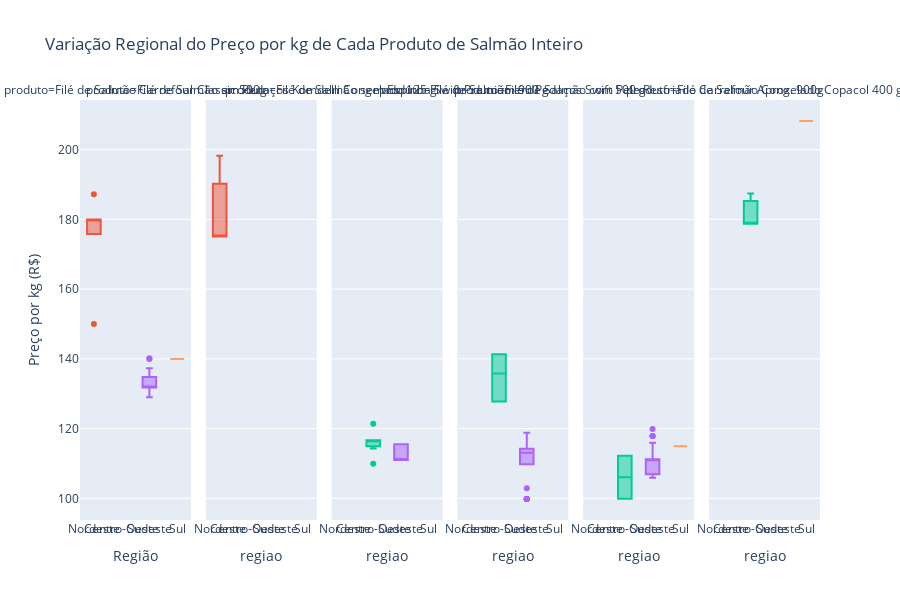

Notebook code cell kept with this figure:
### Code cell
fig = px.box(
    data_3,
    x='regiao',
    y='preco/kg',
    color='regiao',
    facet_col='produto',
    category_orders={'regiao': ['Norte', 'Nordeste', 'Centro-Oeste', 'Sudeste', 'Sul']},
    title='Variação Regional do Preço por kg de Cada Produto de Salmão Inteiro',
    height=600
)

fig.update_layout(
    xaxis_title='Região',
    yaxis_title='Preço por kg (R$)',
    showlegend=False
)

fig.update_xaxes(tickangle=0)
fig.show()

### Figure 1 — Plotly figure (JSON) as saved in the notebook; plotly's stock layout.template omitted (floating-point values rounded to 4 significant figures)
{"data": [{"alignmentgroup": "True", "hovertemplate": "regiao=%{x}<br>produto=Filé de Salmão Carrefour Classic 500g<br>preco/kg=%{y}<extra></extra>", "legendgroup": "Nordeste", "marker": {"color": "#EF553B"}, "name": "Nordeste", "notched": false, "offsetgroup": "Nordeste", "orientation": "v", "showlegend": true, "type": "box", "x": ["Nordeste", "Nordeste", "Nordeste", "Nordeste", "Nordeste", "Nordeste"], "x0": " ", "xaxis": "x", "y": [187.2, 180.0, 175.8, 150.0, 180.0, 180.0], "y0": " ", "yaxis": "y"}, {"alignmentgroup": "True", "hovertemplate": "regiao=%{x}<br>produto=Filé de Salmão em Pedaços Komdelli Congelado 125 g<br>preco/kg=%{y}<extra></extra>", "legendgroup": "Nordeste", "marker": {"color": "#EF553B"}, "name": "Nordeste", "notched": false, "offsetgroup": "Nordeste", "orientation": "v", "showlegend": false, "type": "box", "x": ["Nordeste", "Nordeste", "Nordeste", "Nordeste", "Nordeste", "Nordeste", "Nordeste", "Nordeste", "Nordeste"], "x0": " ", "xaxis": "x2", "y": [198.2, 190.2, 175.1, 175.1, 175.1, 175.1, 175.1, 190.2, 190.2], "y0": " ", "yaxis": "y2"}, {"alignmentgroup": "True", "hovertemplate": "regiao=%{x}<br>produto=Filé de Salmão sem Espinha Swift Premium 900 g<br>preco/kg=%{y}<extra></extra>", "legendgroup": "Centro-Oeste", "marker": {"color": "#00cc96"}, "name": "Centro-Oeste", "notched": false, "offsetgroup": "Centro-Oeste", "orientation": "v", "showlegend": true, "type": "box", "x": ["Centro-Oeste", "Centro-Oeste", "Centro-Oeste", "Centro-Oeste", "Centro-Oeste", "Centro-Oeste", "Centro-Oeste"], "x0": " ", "xaxis": "x3", "y": [116.7, 116.7, 116.7, 116.7, 121.4, 109.9, 114.3], "y0": " ", "yaxis": "y3"}, {"alignmentgroup": "True", "hovertemplate": "regiao=%{x}<br>produto=Filé de Salmão em Pedaços Swift 500 g<br>preco/kg=%{y}<extra></extra>", "legendgroup": "Centro-Oeste", "marker": {"color": "#00cc96"}, "name": "Centro-Oeste", "notched": false, "offsetgroup": "Centro-Oeste", "orientation": "v", "showlegend": false, "type": "box", "x": ["Centro-Oeste", "Centro-Oeste", "Centro-Oeste", "Centro-Oeste", "Centro-Oeste", "Centro-Oeste"], "x0": " ", "xaxis": "x4", "y": [141.3, 135.8, 135.8, 141.3, 127.8, 127.8], "y0": " ", "yaxis": "y4"}, {"alignmentgroup": "True", "hovertemplate": "regiao=%{x}<br>produto=Filé de Salmão com Pele Resfriado Carrefour Aprox. 900g<br>preco/kg=%{y}<extra></extra>", "legendgroup": "Centro-Oeste", "marker": {"color": "#00cc96"}, "name": "Centro-Oeste", "notched": false, "offsetgroup": "Centro-Oeste", "orientation": "v", "showlegend": false, "type": "box", "x": ["Centro-Oeste", "Centro-Oeste"], "x0": " ", "xaxis": "x5", "y": [112.2, 99.9], "y0": " ", "yaxis": "y5"}, {"alignmentgroup": "True", "hovertemplate": "regiao=%{x}<br>produto=Filé de Salmão Congelado Copacol 400 g<br>preco/kg=%{y}<extra></extra>", "legendgroup": "Centro-Oeste", "marker": {"color": "#00cc96"}, "name": "Centro-Oeste", "notched": false, "offsetgroup": "Centro-Oeste", "orientation": "v", "showlegend": false, "type": "box", "x": ["Centro-Oeste", "Centro-Oeste", "Centro-Oeste"], "x0": " ", "xaxis": "x6", "y": [187.4, 178.8, 178.8], "y0": " ", "yaxis": "y6"}, {"alignmentgroup": "True", "hovertemplate": "regiao=%{x}<br>produto=Filé de Salmão Carrefour Classic 500g<br>preco/kg=%{y}<extra></extra>", "legendgroup": "Sudeste", "marker": {"color": "#ab63fa"}, "name": "Sudeste", "notched": false, "offsetgroup": "Sudeste", "orientation": "v", "showlegend": true, "type": "box", "x": ["Sudeste", "Sudeste", "Sudeste", "Sudeste", "Sudeste", "Sudeste", "Sudeste", "Sudeste", "Sudeste", "Sudeste", "Sudeste", "Sudeste", "Sudeste", "Sudeste", "Sudeste", "Sudeste", "Sudeste", "Sudeste", "Sudeste", "Sudeste", "Sudeste", "Sudeste", "Sudeste", "Sudeste", "Sudeste", "Sudeste", "Sudeste", "Sudeste", "Sudeste", "Sudeste", "Sudeste", "Sudeste"], "x0": " ", "xaxis": "x", "y": [134.8, 140.0, 132.0, 132.0, 140.2, 132.0, 132.0, 132.0, 132.0, 132.0, 132.0, 132.0, 131.8, 131.8, 131.8, 134.8, 131.8, 129.0, 129.0, 137.3, 132.0, 131.8, 129.0, 129.0, 132.0, 132.0, 137.1, 137.3, 137.3, 131.8, 134.8, 134.8], "y0": " ", "yaxis": "y"}, {"alignmentgroup": "True", "hovertemplate": "regiao=%{x}<br>produto=Filé de Salmão sem Espinha Swift Premium 900 g<br>preco/kg=%{y}<extra></extra>", "legendgroup": "Sudeste", "marker": {"color": "#ab63fa"}, "name": "Sudeste", "notched": false, "offsetgroup": "Sudeste", "orientation": "v", "showlegend": false, "type": "box", "x": ["Sudeste", "Sudeste", "Sudeste", "Sudeste", "Sudeste", "Sudeste", "Sudeste", "Sudeste", "Sudeste", "Sudeste", "Sudeste", "Sudeste", "Sudeste", "Sudeste", "Sudeste", "Sudeste", "Sudeste", "Sudeste", "Sudeste", "Sudeste", "Sudeste", "Sudeste", "Sudeste", "Sudeste", "Sudeste", "Sudeste", "Sudeste", "Sudeste", "Sudeste", "Sudeste", "Sudeste", "Sudeste", "Sudeste", "Sudeste", "Sudeste"], "x0": " ", "xaxis": "x3", "y": [111.0, 111.0, 111.0, 111.0, 111.0, 111.0, 115.5, 115.5, 115.5, 115.5, 115.5, 115.5, 115.5, 111.0, 111.0, 111.0, 111.0, 111.0, 111.0, 111.0, 111.0, 111.0, 111.0, 111.1, 111.0, 115.5, 111.0, 115.5, 115.5, 115.5, 115.5, 111.0, 115.5, 115.5, 111.0], "y0": " ", "yaxis": "y3"}, {"alignmentgroup": "True", "hovertemplate": "regiao=%{x}<br>produto=Filé de Salmão em Pedaços Swift 500 g<br>preco/kg=%{y}<extra></extra>", "legendgroup": "Sudeste", "marker": {"color": "#ab63fa"}, "name": "Sudeste", "notched": false, "offsetgroup": "Sudeste", "orientation": "v", "showlegend": false, "type": "box", "x": ["Sudeste", "Sudeste", "Sudeste", "Sudeste", "Sudeste", "Sudeste", "Sudeste", "Sudeste", "Sudeste", "Sudeste", "Sudeste", "Sudeste", "Sudeste", "Sudeste", "Sudeste", "Sudeste", "Sudeste", "Sudeste", "Sudeste", "Sudeste", "Sudeste", "Sudeste", "Sudeste", "Sudeste", "Sudeste", "Sudeste", "Sudeste", "Sudeste", "Sudeste", "Sudeste", "Sudeste", "Sudeste", "Sudeste", "Sudeste", "Sudeste", "Sudeste", "Sudeste", "Sudeste", "Sudeste", "Sudeste", "Sudeste", "Sudeste", "Sudeste", "Sudeste", "Sudeste"], "x0": " ", "xaxis": "x4", "y": [114.2, 114.2, 114.2, 99.8, 114.2, 114.2, 114.2, 114.2, 114.2, 113.1, 113.1, 113.1, 113.1, 113.1, 113.1, 99.8, 99.8, 99.8, 109.8, 113.1, 99.8, 118.8, 114.2, 99.8, 99.8, 113.1, 99.8, 109.8, 117.7, 114.2, 113.1, 113.1, 109.8, 109.8, 113.1, 114.2, 109.8, 113.1, 109.8, 102.9, 109.8, 99.8, 114.2, 114.2, 114.2], "y0": " ", "yaxis": "y4"}, {"alignmentgroup": "True", "hovertemplate": "regiao=%{x}<br>produto=Filé de Salmão com Pele Resfriado Carrefour Aprox. 900g<br>preco/kg=%{y}<extra></extra>", "legendgroup": "Sudeste", "marker": {"color": "#ab63fa"}, "name": "Sudeste", "notched": false, "offsetgroup": "Sudeste", "orientation": "v", "showlegend": false, "type": "box", "x": ["Sudeste", "Sudeste", "Sudeste", "Sudeste", "Sudeste", "Sudeste", "Sudeste", "Sudeste", "Sudeste", "Sudeste", "Sudeste", "Sudeste", "Sudeste", "Sudeste", "Sudeste", "Sudeste", "Sudeste", "Sudeste", "Sudeste", "Sudeste", "Sudeste", "Sudeste", "Sudeste"], "x0": " ", "xaxis": "x5", "y": [117.9, 117.9, 117.9, 115.9, 119.9, 111.2, 106.9, 105.9, 111.2, 105.9, 111.2, 111.2, 105.9, 111.2, 106.9, 106.9, 106.9, 111.2, 111.2, 111.2, 106.9, 106.9, 106.9], "y0": " ", "yaxis": "y5"}, {"alignmentgroup": "True", "hovertemplate": "regiao=%{x}<br>produto=Filé de Salmão Carrefour Classic 500g<br>preco/kg=%{y}<extra></extra>", "legendgroup": "Sul", "marker": {"color": "#FFA15A"}, "name": "Sul", "notched": false, "offsetgroup": "Sul", "orientation": "v", "showlegend": true, "type": "box", "x": ["Sul", "Sul", "Sul", "Sul", "Sul"], "x0": " ", "xaxis": "x", "y": [140.0, 140.0, 140.0, 140.0, 140.0], "y0": " ", "yaxis": "y"}, {"alignmentgroup": "True", "hovertemplate": "regiao=%{x}<br>produto=Filé de Salmão com Pele Resfriado Carrefour Aprox. 900g<br>preco/kg=%{y}<extra></extra>", "legendgroup": "Sul", "marker": {"color": "#FFA15A"}, "name": "Sul", "notched": false, "offsetgroup": "Sul", "orientation": "v", "showlegend": false, "type": "box", "x": ["Sul"], "x0": " ", "xaxis": "x5", "y": [114.9], "y0": " ", "yaxis": "y5"}, {"alignmentgroup": "True", "hovertemplate": "regiao=%{x}<br>produto=Filé de Salmão Congelado Copacol 400 g<br>preco/kg=%{y}<extra></extra>", "legendgroup": "Sul", "marker": {"color": "#FFA15A"}, "name": "Sul", "notched": false, "offsetgroup": "Sul", "orientation": "v", "showlegend": false, "type": "box", "x": ["Sul"], "x0": " ", "xaxis": "x6", "y": [208.2], "y0": " ", "yaxis": "y6"}], "layout": {"annotations": [{"font": {}, "showarrow": false, "text": "produto=Filé de Salmão Carrefour Classic 500g", "x": 0.075, "xanchor": "center", "xref": "paper", "y": 1, "yanchor": "bottom", "yref": "paper"}, {"font": {}, "showarrow": false, "text": "produto=Filé de Salmão em Pedaços Komdelli Congelado 125 g", "x": 0.245, "xanchor": "center", "xref": "paper", "y": 1, "yanchor": "bottom", "yref": "paper"}, {"font": {}, "showarrow": false, "text": "produto=Filé de Salmão sem Espinha Swift Premium 900 g", "x": 0.415, "xanchor": "center", "xref": "paper", "y": 1, "yanchor": "bottom", "yref": "paper"}, {"font": {}, "showarrow": false, "text": "produto=Filé de Salmão em Pedaços Swift 500 g", "x": 0.585, "xanchor": "center", "xref": "paper", "y": 1, "yanchor": "bottom", "yref": "paper"}, {"font": {}, "showarrow": false, "text": "produto=Filé de Salmão com Pele Resfriado Carrefour Aprox. 900g", "x": 0.755, "xanchor": "center", "xref": "paper", "y": 1, "yanchor": "bottom", "yref": "paper"}, {"font": {}, "showarrow": false, "text": "produto=Filé de Salmão Congelado Copacol 400 g", "x": 0.925, "xanchor": "center", "xref": "paper", "y": 1, "yanchor": "bottom", "yref": "paper"}], "boxmode": "overlay", "height": 600, "legend": {"title": {"text": "regiao"}, "tracegroupgap": 0}, "showlegend": false, "title": {"text": "Variação Regional do Preço por kg de Cada Produto de Salmão Inteiro"}, "xaxis": {"anchor": "y", "categoryarray": ["Norte", "Nordeste", "Centro-Oeste", "Sudeste", "Sul"], "categoryorder": "array", "domain": [0, 0.15], "tickangle": 0, "title": {"text": "Região"}}, "xaxis2": {"anchor": "y2", "categoryarray": ["Norte", "Nordeste", "Centro-Oeste", "Sudeste", "Sul"], "categoryorder": "array", "domain": [0.17, 0.32], "matches": "x", "tickangle": 0, "title": {"text": "regiao"}}, "xaxis3": {"anchor": "y3", "categoryarray": ["Norte", "Nordeste", "Centro-Oeste", "Sudeste", "Sul"], "categoryorder": "array", "domain": [0.34, 0.49], "matches": "x", "tickangle": 0, "title": {"text": "regiao"}}, "xaxis4": {"anchor": "y4", "categoryarray": ["Norte", "Nordeste", "Centro-Oeste", "Sudeste", "Sul"], "categoryorder": "array", "domain": [0.51, 0.66], "matches": "x", "tickangle": 0, "title": {"text": "regiao"}}, "xaxis5": {"anchor": "y5", "categoryarray": ["Norte", "Nordeste", "Centro-Oeste", "Sudeste", "Sul"], "categoryorder": "array", "domain": [0.68, 0.83], "matches": "x", "tickangle": 0, "title": {"text": "regiao"}}, "xaxis6": {"anchor": "y6", "categoryarray": ["Norte", "Nordeste", "Centro-Oeste", "Sudeste", "Sul"], "categoryorder": "array", "domain": [0.85, 1], "matches": "x", "tickangle": 0, "title": {"text": "regiao"}}, "yaxis": {"anchor": "x", "domain": [0, 1], "title": {"text": "Preço por kg (R$)"}}, "yaxis2": {"anchor": "x2", "domain": [0, 1], "matches": "y", "showticklabels": false}, "yaxis3": {"anchor": "x3", "domain": [0, 1], "matches": "y", "showticklabels": false}, "yaxis4": {"anchor": "x4", "domain": [0, 1], "matches": "y", "showticklabels": false}, "yaxis5": {"anchor": "x5", "domain": [0, 1], "matches": "y", "showticklabels": false}, "yaxis6": {"anchor": "x6", "domain": [0, 1], "matches": "y", "showticklabels": false}}}
